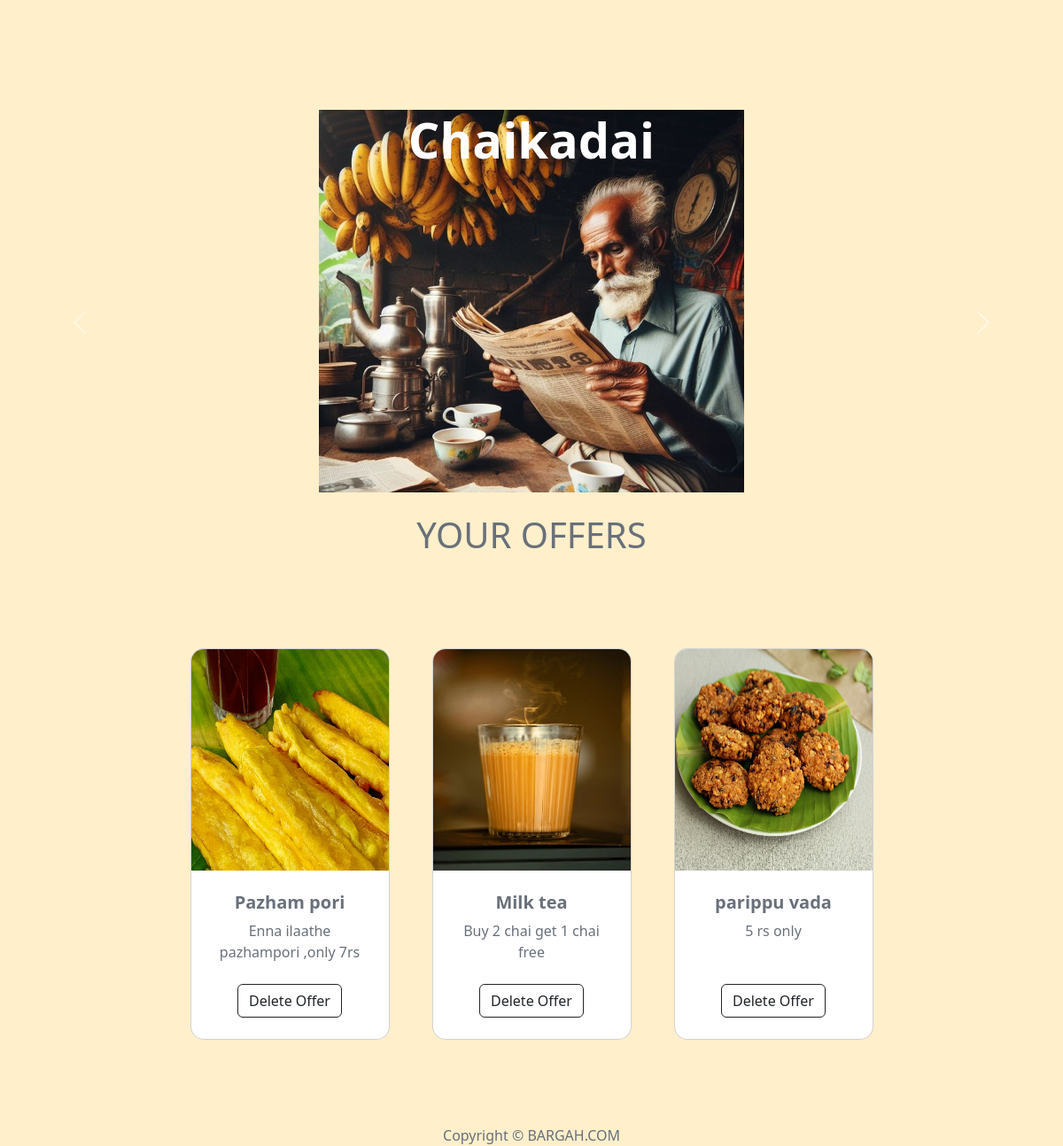
The app's page /profile/enthinochai@gmail.com (signed in) with its own data.
### app/models.py (models this page shows, shortened)
class shopsmodel(models.Model):
    name = models.CharField(max_length=20, default='default_value')
    bio = models.CharField(max_length=100, default='default_value')
    phone = models.IntegerField(null=True)
    photo1 = models.ImageField(upload_to='shop_photos/', default='shop_photos/default_image.jpg')
    photo2 = models.ImageField(upload_to='shop_photos/', default='shop_photos/default_image.jpg')
    photo3 = models.ImageField(upload_to='shop_photos/', default='shop_photos/default_image.jpg')
    email = models.EmailField(unique=True)
    location = models.CharField(max_length=50, default='default_value')
    locationlink= models.CharField(max_length=50, default='default_value')
    password = models.CharField(max_length=128)
    is_subscribed = models.BooleanField(default=False)
    subscription_start = models.DateTimeField(null=True, blank=True)
    subscription_end = models.DateTimeField(null=True, blank=True)

class offermodel(models.Model):
    shop=models.ForeignKey(shopsmodel,on_delete=models.CASCADE)
    photo=models.ImageField(upload_to='offer_photos/')
    name=models.CharField(max_length=50)
    description =models.CharField(max_length=100)

### app/views.py (the view)
# urls.py: path('profile/<email>',views.profile,name='profile'),
def profile(request,email):
    if request.session.get('user') != email:
        messages.error(request, "You are not authorized to view That page.pls login")
        return redirect('login')
    data = shopsmodel.objects.filter(email=email)
    shop = get_object_or_404(shopsmodel, email=email)
    offer = offermodel.objects.filter(shop=shop)
    return render(request, "profile.html", {"data": data, "offers": offer})

### templates/profile.html (shortened to what this page needs)
<!DOCTYPE html>
<html lang="en">
<head>
    {% load static %}
    <link href="https://cdn.jsdelivr.net/npm/bootstrap-icons@1.5.0/font/bootstrap-icons.css" rel="stylesheet" />
    <link href="{% static 'css/styles.css' %}" rel="stylesheet" />
</head>
<body>
    {% for i in data %}
<nav style="background-color: #FFEFCB;" class="navbar navbar-expand-lg navbar-custom">
    <div class="container px-4 px-lg-5">
    </div>
</nav>
<header style="background-color: #FFEFCB;" class="header-custom py-5">
    <div id="carouselExampleIndicators" class="carousel slide" data-bs-ride="carousel">
        <div class="carousel-inner">
            <div class="carousel-item active">
                <div class="bg-slider" style="background-image: url('{{ i.photo1.url }}');">
                    <div class="overlay">
                        <div class="container text-center text-white">
                            <h1 class="display-4 fw-bolder">{{ i.name }}</h1>
                        </div>
                    </div>
                </div>
            </div>
        </div>
        <button class="carousel-control-prev" type="button" data-bs-target="#carouselExampleIndicators" data-bs-slide="prev">
            <span class="carousel-control-prev-icon" aria-hidden="true"></span>
        </button>
        <button class="carousel-control-next" type="button" data-bs-target="#carouselExampleIndicators" data-bs-slide="next">
            <span class="carousel-control-next-icon" aria-hidden="true"></span>
        </button>
    </div>
</header>
    <br>
    {% if offers %}
    <h1  style="text-align: center;">YOUR OFFERS</h1>
    <section class="py-5">
    <div class="container px-4 px-lg-5 mt-5">
        <div class="row gx-4 gx-lg-5 row-cols-2 row-cols-md-3 row-cols-xl-4 justify-content-center">
            {% for j in offers %}
            <div class="col mb-5">
                <div class="card h-100">
                    <img class="card-img-top" src="{{ j.photo.url }}" alt="Product Image" height="250" width="100%"/>
                    <div class="card-body p-4">
                        <div class="text-center">
                            <h5 class="fw-bolder">{{ j.name }}</h5>
                            {{ j.description }}
                        </div>
                    </div>
                    <div class="card-footer p-4 pt-0 border-top-0 bg-transparent">
                        <div class="text-center"><a class="btn btn-outline-dark mt-auto" href="{% url 'delete' i.email j.id %}">Delete Offer</a></div>
                    </div>
                </div>
            </div>
            {% endfor %}
        </div>
    </div>
</section>
{%else%}
<div class="container text-center">
    <a class="btn btn-custom btn-lg" href="{% url 'addoffer' i.email %}">Add offer</a>
</div>
    <br>
    {% endif %}
    {% endfor %}
<p class="m-0 text-center text-#9CD3DB">Copyright &copy; BARGAH.COM</p>
</body>
</html>

### templates/profile.html (style rules this page uses)
body { margin-top: 20px; background-color: #FFEFCB; color: #69707a; }
header { position: relative; overflow: hidden; height: 60vh; }
.bg-slider { position: relative; width: 100%; height: 100%; display: flex; animation: slide 15s infinite; }
.bg-slider div { flex: 1; height: 100%; background-size: cover; background-position: center; }
.header-custom { background-color: #f2eadf; color: white; }
.navbar-custom { background-color: #f2eadf; color: white; }
.card { transition: transform 0.2s ease, box-shadow 0.2s ease; border-radius: 15px; overflow: hidden; }
.header-custom .bg-slider { height: 60vh; background-size: contain; background-position: center; background-repeat: no-repeat; }
.header-custom .overlay { height: 100%; display: flex; align-items: center; justify-content: center; }
.carousel-inner { height: 60vh; }

### records on screen
shopsmodel: photo1 (picture), name "Chaikadai"
offermodel: photo (picture), name "Pazham pori", description "Enna ilaathe pazhampori ,only 7rs"
offermodel: photo (picture), name "Milk tea", description "Buy 2 chai get 1 chai free"
offermodel: photo (picture), name "parippu vada", description "5 rs only"
